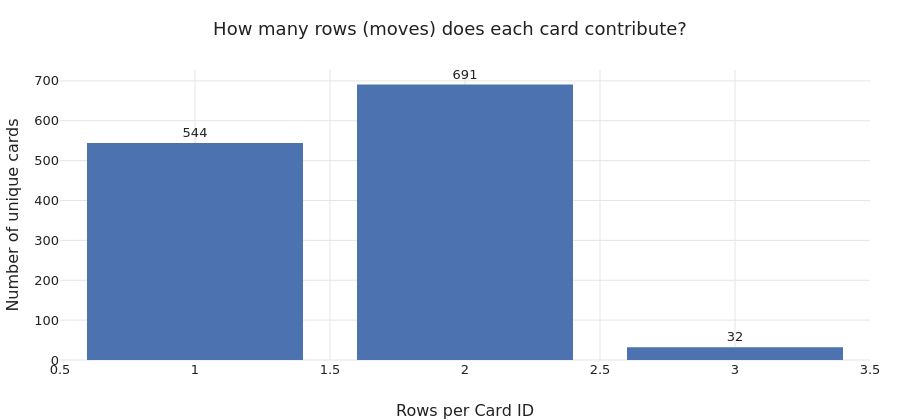

Source (notebook cell):
### Code cell
fig = go.Figure(go.Bar(
    x=dist_df["rows_per_card"].astype(str),
    y=dist_df["num_cards"],
    marker_color=KAG_COLORS[0],
    text=dist_df["num_cards"],
    textposition="outside",
))
fig.update_layout(
    title="How many rows (moves) does each card contribute?",
    xaxis_title="Rows per Card ID",
    yaxis_title="Number of unique cards",
    height=420,
)
fig.show()

### Figure 1 — Plotly figure (JSON) as saved in the notebook; plotly's stock layout.template omitted (floating-point values rounded to 4 significant figures)
{"data": [{"marker": {"color": "#4C72B0"}, "text": [544.0, 691.0, 32.0], "textposition": "outside", "type": "bar", "x": ["1", "2", "3"], "y": [544, 691, 32]}], "layout": {"height": 420, "title": {"text": "How many rows (moves) does each card contribute?"}, "xaxis": {"title": {"text": "Rows per Card ID"}}, "yaxis": {"title": {"text": "Number of unique cards"}}}}
